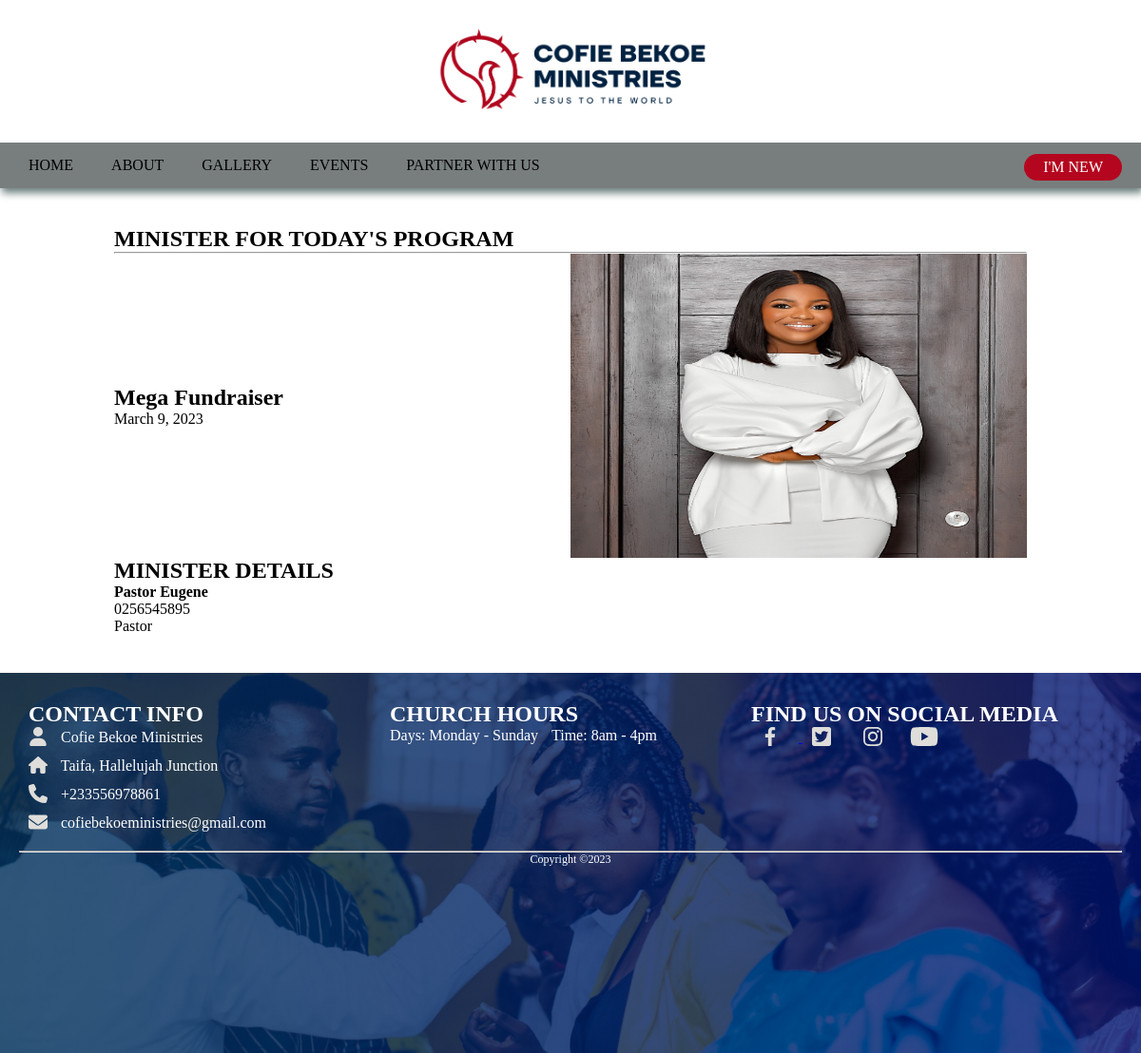
The page /church/rsvp/1 on the database its author committed.
### churchweb/models.py (models this page shows, shortened)
class Events(models.Model):
    STATUS_CHOICE = (
        ("normal", "N"),
        ("major", "M")
    )
    name = models.CharField(max_length=256)
    event_type=models.CharField(choices=STATUS_CHOICE, max_length=120, default="N")
    event_date = models.DateField()
    rsvp = models.ForeignKey(RSVP, on_delete=models.RESTRICT)
    event_poster = models.ImageField(upload_to = "img")
    time = models.TimeField(blank=True, null=True)
    from_time = models.TimeField(blank=True, null=True)
    to_time = models.TimeField(blank=True, null=True)
    venue = models.CharField(max_length=256)
    status = models.BooleanField(default=False)
    class Meta:
        verbose_name = _("Event")
        verbose_name_plural = _("Events")

class RSVP(models.Model):
    rs_vp = models.CharField(max_length=120)
    designation = models.CharField(max_length=120, blank=True, null=True)
    contact = models.CharField(max_length=150, blank=True, null=True)
    class Meta:
        verbose_name = _("RSVP")
        verbose_name_plural = _("RSVP")

### churchweb/views.py (the view)
# urls.py: path('church/rsvp/<int:pk>', rsvpView, name='rsvp'),
def rsvpView(request, pk):
    events_ = Events.objects.get(pk=pk)
    print(events_.id)
    context={
        'event': events_,
    }
    return render(request, 'rsvp-popup.html', context)

### templates/rsvp-popup.html (shortened to what this page needs)
{% extends 'index.html' %}
{% load static %}
    {% block content %}
<body>
    <div class="container">
        <div class="row">
            <h1>MINISTER FOR TODAY'S PROGRAM</h1><hr>
            <div class="col-sm">
                <div class="rsvp">
                    <div class="event-title-date">
                        <h2>{{event.name}}</h2>
                        <p>{{event.event_date}}</p>
                    </div>
                    <img src="{{event.event_poster.url}}" alt="event image">
                </div>
                <div class="card">
                    <h2>MINISTER DETAILS</h2>
                    <h4>{{event.rsvp.designation}} {{event.rsvp.rs_vp}}</h4>
                    <p>{{event.rsvp.contact}}</p>
                    <p>{{event.rsvp.designation}}</p>
                </div>
            </div>
        </div>
    </div>
</body>
{% endblock content %}

### church/static/css/style.css (style rules this page uses)
* { margin: 0; padding: 0; box-sizing: border-box; }
body { width: 100%; font-family: 'TT-Firs-Neue-Trial-Medium'; }
p { font-family: "TT-Firs-Neue-Trial-Regular"; font-size: 16px; }

### templates/rsvp-popup.html (style rules this page uses)
.container { margin: 0; padding: 0; box-sizing: border-box; font-family: "TT-Firs-Neue-Trial-Regular"; }
p, h1, h2 { font-family: "TT-Firs-Neue-Trial-Regular"; }
.row { margin: 20px 100px; padding: 20px; background-color: #fff; }
.rsvp { display: grid; grid-template-columns: repeat(2, 1fr); justify-content: center; align-items: center; }
.rsvp img { width: 100%; height: 20rem; }

### rows shown on the page
Events: name "Mega Fundraiser", event_date "March 9, 2023", event_poster (picture), rsvp.designation "Pastor", rsvp.rs_vp "Eugene", rsvp.contact "0256545895"
